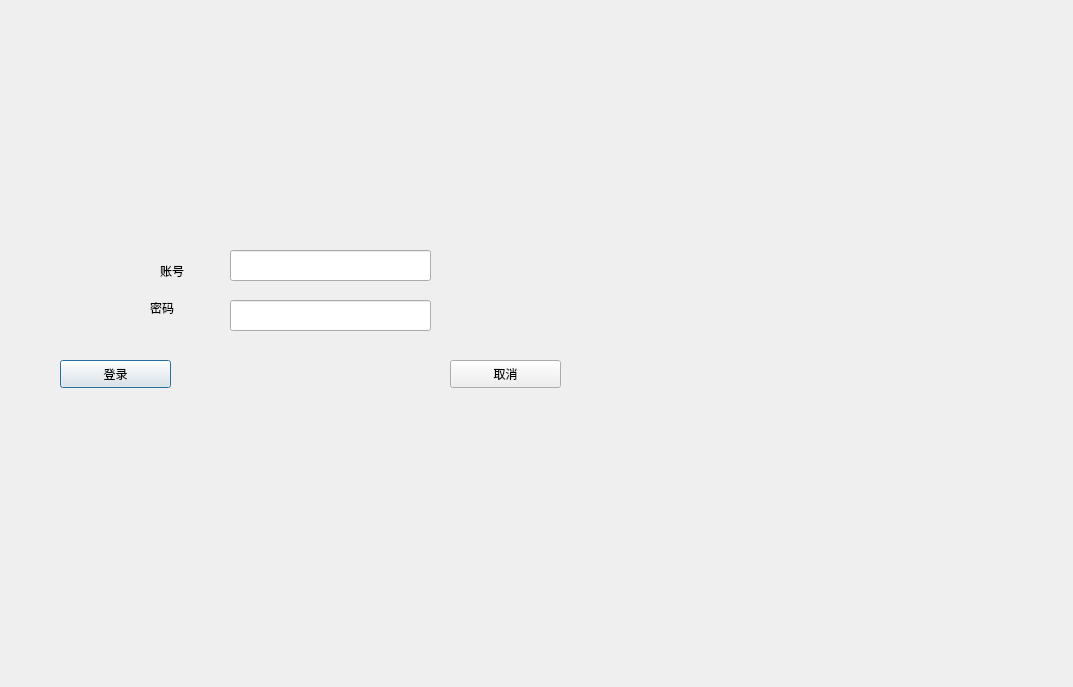
<?xml version="1.0" encoding="UTF-8"?>
<ui version="4.0">
 <class>LoginDialog</class>
 <widget class="QDialog" name="LoginDialog">
  <property name="geometry">
   <rect>
    <x>0</x>
    <y>0</y>
    <width>1073</width>
    <height>687</height>
   </rect>
  </property>
  <property name="windowTitle">
   <string>LoginDialog</string>
  </property>
  <widget class="QLabel" name="imgLabel">
   <property name="geometry">
    <rect>
     <x>0</x>
     <y>0</y>
     <width>791</width>
     <height>511</height>
    </rect>
   </property>
   <property name="text">
    <string/>
   </property>
   <property name="pixmap">
    <pixmap resource="image.qrc">:/login.png</pixmap>
   </property>
  </widget>
  <widget class="QLabel" name="label_2">
   <property name="geometry">
    <rect>
     <x>150</x>
     <y>300</y>
     <width>72</width>
     <height>15</height>
    </rect>
   </property>
   <property name="text">
    <string>密码</string>
   </property>
  </widget>
  <widget class="QLineEdit" name="accountEdit">
   <property name="geometry">
    <rect>
     <x>230</x>
     <y>250</y>
     <width>201</width>
     <height>31</height>
    </rect>
   </property>
  </widget>
  <widget class="QLineEdit" name="codeEdit">
   <property name="geometry">
    <rect>
     <x>230</x>
     <y>300</y>
     <width>201</width>
     <height>31</height>
    </rect>
   </property>
   <property name="echoMode">
    <enum>QLineEdit::Password</enum>
   </property>
  </widget>
  <widget class="QPushButton" name="loginButton">
   <property name="geometry">
    <rect>
     <x>60</x>
     <y>360</y>
     <width>111</width>
     <height>28</height>
    </rect>
   </property>
   <property name="text">
    <string>登录</string>
   </property>
  </widget>
  <widget class="QPushButton" name="cancelButton">
   <property name="geometry">
    <rect>
     <x>450</x>
     <y>360</y>
     <width>111</width>
     <height>28</height>
    </rect>
   </property>
   <property name="text">
    <string>取消</string>
   </property>
  </widget>
  <widget class="QLabel" name="label_3">
   <property name="geometry">
    <rect>
     <x>160</x>
     <y>260</y>
     <width>51</width>
     <height>21</height>
    </rect>
   </property>
   <property name="text">
    <string>账号</string>
   </property>
  </widget>
 </widget>
 <layoutdefault spacing="6" margin="11"/>
 <resources>
  <include location="image.qrc"/>
 </resources>
 <connections/>
</ui>
